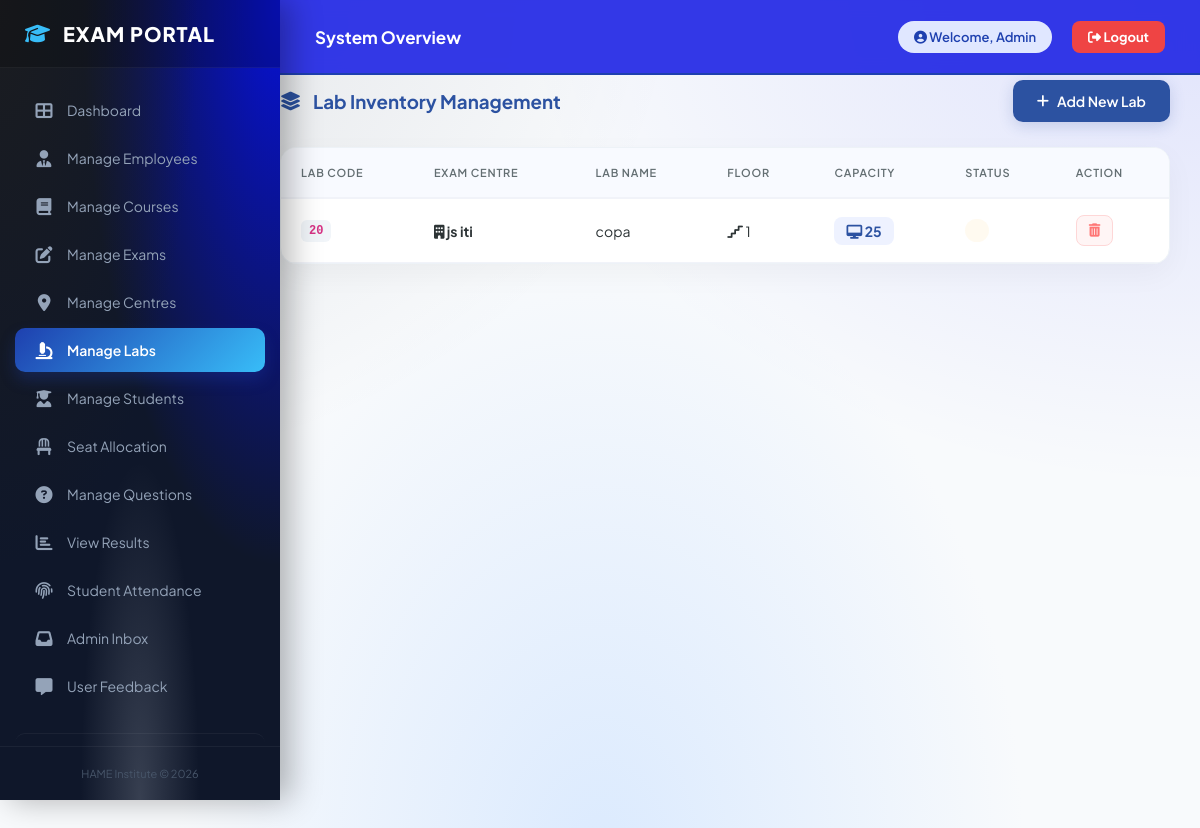
The app's page /admin/manage-labs.php with its own data.
### tables this page shows
CREATE TABLE `labs` (
  `id` int(11) NOT NULL,
  `centre_id` int(11) DEFAULT NULL,
  `lab_name` varchar(50) DEFAULT NULL,
  `lab_code` varchar(50) DEFAULT NULL,
  `floor_no` varchar(50) DEFAULT NULL,
  `total_computers` int(11) DEFAULT NULL,
  `status` enum('Available','Maintenance') DEFAULT 'Available'
);

CREATE TABLE `exam_centres` (
  `id` int(11) NOT NULL,
  `centre_name` varchar(100) DEFAULT NULL,
  `address` text DEFAULT NULL,
  `city` varchar(50) DEFAULT NULL,
  `status` enum('Active','Inactive') DEFAULT 'Active',
  `contact_no` varchar(15) DEFAULT NULL,
  `email` varchar(100) DEFAULT NULL,
  `centre_code` varchar(50) DEFAULT NULL
);

### admin/manage-labs.php (the view, shortened to what this page needs)
<?php
include "../config.php";
include "sidebar.php";
?>
<!DOCTYPE html>
<html lang="en">
<head>
    <link rel="stylesheet" href="https://cdnjs.cloudflare.com/ajax/libs/font-awesome/6.4.0/css/all.min.css">
</head>
<body>
<div class="main-container">
    <div class="page-header">
        <h3><i class="fa-solid fa-layer-group"></i> Lab Inventory Management</h3>
        <a href="add-lab.php" class="btn-add">
            <i class="fa-solid fa-plus"></i> Add New Lab
        </a>
    </div>
    <div class="table-container">
        <div class="table-responsive">
            <table>
                <thead>
                    <tr>
                        <th>Lab Code</th>
                        <th>Exam Centre</th>
                        <th>Lab Name</th>
                        <th>Floor</th>
                        <th>Capacity</th>
                        <th>Status</th>
                        <th>Action</th>
                    </tr>
                </thead>
                <tbody>
                    <?php
                    $q = "SELECT labs.*, exam_centres.centre_name
                          FROM labs
                          JOIN exam_centres ON labs.centre_id=exam_centres.id
                          ORDER BY labs.id DESC";
                    $res = mysqli_query($conn, $q);
                    if(mysqli_num_rows($res) > 0) {
                        while($row = mysqli_fetch_assoc($res)){
                            $statusClass = ($row['status'] == 'Active') ? 'badge-active' : 'badge-maintenance';
                            ?>
                            <tr>
                                <td><span class="lab-code"><?php echo $row['lab_code']; ?></span></td>
                                <td>
                                    <i class="fa-solid fa-building icon-sub"></i>
                                    <strong><?php echo $row['centre_name']; ?></strong>
                                </td>
                                <td><?php echo $row['lab_name']; ?></td>
                                <td>
                                    <i class="fa-solid fa-stairs icon-sub"></i>
                                    <?php echo $row['floor_no']; ?>
                                </td>
                                <td>
                                    <span class="system-count">
                                        <i class="fa-solid fa-desktop icon-sub"></i>
                                        <?php echo $row['total_computers']; ?>
                                    </span>
                                </td>
                                <td>
                                    <span class="badge <?php echo $statusClass; ?>">
                                    </span>
                                </td>
                                <td>
                                    <button onclick="confirmDelete(<?php echo $row['id']; ?>)" class="btn-delete" title="Remove Lab">
                                        <i class="fa-solid fa-trash-can"></i>
                                    </button>
                                </td>
                            </tr>
                            <?php
                        }
                    } else {
                        echo "<tr><td colspan='7' class='empty-state'>
                                <i class='fa-solid fa-folder-open' style='font-size:40px; display:block; margin-bottom:10px;'></i>
                                No labs found in the database.
                              </td></tr>";
                    }
                    ?>
                </tbody>
            </table>
        </div>
    </div>
</div>
</body>
</html>

### admin/sidebar.php (style rules this page uses)
:root { --primary-blue: #1e40af; --dark-navy: #0f172a; --sky-accent: #38bdf8; --light-blue-bg: #f0f7ff; --sidebar-width: 280px; --topbar-height: 75px; }
* { box-sizing: border-box; }
body { margin: 0; padding: 0; font-family: 'Plus Jakarta Sans', sans-serif; background-color: #eef2ff; background-image: radial-gradient(at 0% 0%, rgba(15, 18, 28, 0.1) 0px, transparent 40%), radial-gradient(at 100% 0%, rgba(14, 26, 250, 0.1) 0px, transparent 40%), radial-gradient(at 50% 100%, rgba(219, 234, 254, 1) 0px, transparent 50%); background-attachment: fixed; min-height: 100vh; }

### admin/manage-labs.php (style rules this page uses)
:root { --primary: #2c52a1; --accent: #4a90e2; --success: #00b894; --warning: #fdcb6e; --danger: #ff7675; --bg: #f8fafc; --surface: #ffffff; --text-main: #2d3436; --text-muted: #636e72; }
body { font-family: 'Plus Jakarta Sans', sans-serif; background-color: var(--bg); margin: 0; color: var(--text-main); }
.main-container { max-width: 100%; margin: 0 auto; padding: 20px; margin-top: 60px; transition: all 0.3s ease; }
@media (min-width: 992px) { .main-container { padding-left: 280px; padding-right: 30px; } }
.page-header { display: flex; justify-content: space-between; align-items: center; margin-bottom: 25px; gap: 15px; }
h3 { font-weight: 700; color: var(--primary); margin: 0; display: flex; align-items: center; gap: 12px; }
.btn-add { background: var(--primary); color: white; padding: 12px 24px; text-decoration: none; border-radius: 10px; font-weight: 600; font-size: 14px; display: inline-flex; align-items: center; gap: 8px; transition: all 0.3s ease; box-shadow: 0 4px 15px rgba(44, 82, 161, 0.2); }
.table-container { background: var(--surface); border-radius: 16px; box-shadow: 0 10px 30px rgba(0,0,0,0.04); border: 1px solid #edf2f7; overflow: hidden; }
.table-responsive { width: 100%; overflow-x: auto; -webkit-overflow-scrolling: touch; }
table { width: 100%; border-collapse: collapse; min-width: 800px; }
th { background: #f8faff; color: var(--text-muted); font-weight: 600; font-size: 11px; text-transform: uppercase; letter-spacing: 0.8px; padding: 18px 20px; text-align: left; border-bottom: 2px solid #f1f3f9; }
td { padding: 16px 20px; border-bottom: 1px solid #f1f3f9; font-size: 14px; vertical-align: middle; }
.lab-code { background: #f1f5f9; color: #d63384; padding: 4px 8px; border-radius: 6px; font-family: monospace; font-size: 12px; font-weight: 700; }
.badge { padding: 5px 12px; border-radius: 20px; font-size: 11px; font-weight: 700; }
.badge-maintenance { background: rgba(253, 203, 110, 0.1); color: #d35400; }
.system-count { background: #eef2ff; color: var(--primary); padding: 5px 12px; border-radius: 8px; font-weight: 700; white-space: nowrap; }
.btn-delete { background: #fff5f5; color: var(--danger); border: 1px solid #fed7d7; padding: 8px 12px; border-radius: 8px; cursor: pointer; transition: all 0.2s; }

### records on screen
labs: lab_code "20", centre.centre_name "js iti", lab_name "copa", floor_no "1", total_computers "25"
